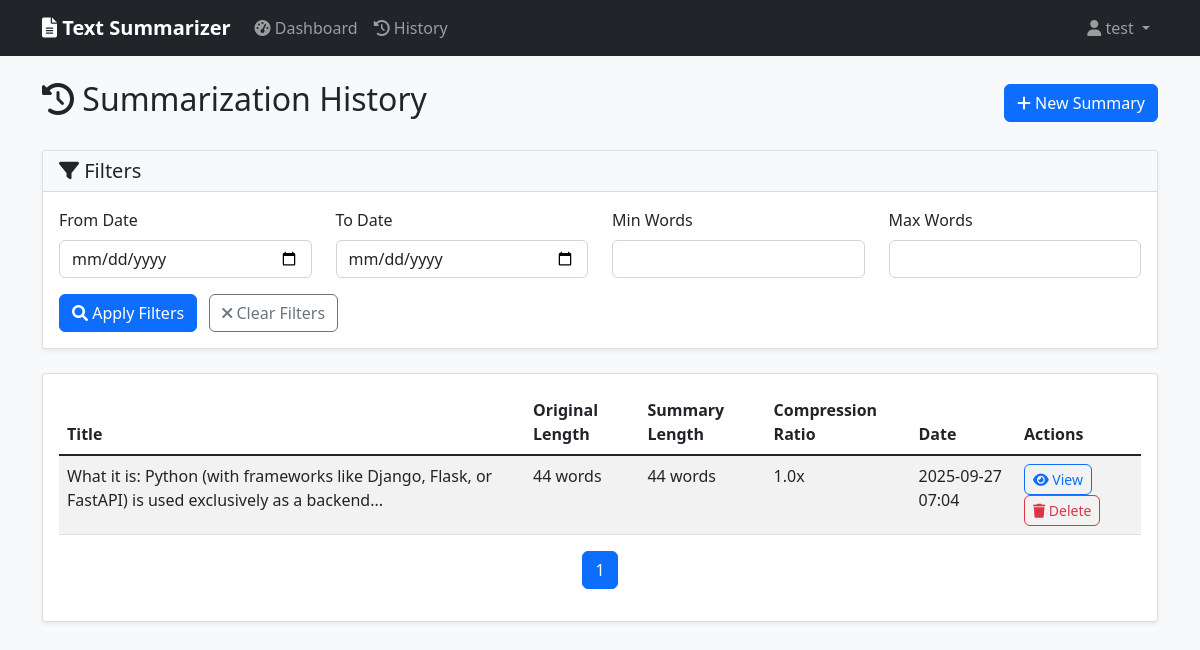
The page /history (signed in) on the database its author committed.
### models.py (models this page shows, shortened)
class User(UserMixin, db.Model):
    id = db.Column(db.Integer, primary_key=True)
    username = db.Column(db.String(80), unique=True, nullable=False)
    email = db.Column(db.String(120), unique=True, nullable=False)
    password_hash = db.Column(db.String(128))
    created_at = db.Column(db.DateTime, default=datetime.utcnow)
    is_active = db.Column(db.Boolean, default=True)
    summaries = db.relationship('Summary', backref='user', lazy=True)

class Summary(db.Model):
    id = db.Column(db.Integer, primary_key=True)
    original_text = db.Column(db.Text, nullable=False)
    summary_text = db.Column(db.Text, nullable=False)
    summary_length = db.Column(db.Integer, nullable=False)
    original_length = db.Column(db.Integer, nullable=False)
    compression_ratio = db.Column(db.Float, nullable=False)
    created_at = db.Column(db.DateTime, default=datetime.utcnow)
    user_id = db.Column(db.Integer, db.ForeignKey('user.id'), nullable=False)
    title = db.Column(db.String(200))
    language = db.Column(db.String(10), default='english')

### app.py (the view)
@app.route('/history')
@login_required
def history():
    page = request.args.get('page', 1, type=int)
    per_page = 10
    date_from = request.args.get('date_from')
    date_to = request.args.get('date_to')
    min_length = request.args.get('min_length', type=int)
    max_length = request.args.get('max_length', type=int)
    query = Summary.query.filter_by(user_id=current_user.id)
    if date_from:
        query = query.filter(Summary.created_at >= datetime.strptime(date_from, '%Y-%m-%d'))
    if date_to:
        query = query.filter(Summary.created_at <= datetime.strptime(date_to, '%Y-%m-%d'))
    if min_length:
        query = query.filter(Summary.original_length >= min_length)
    if max_length:
        query = query.filter(Summary.original_length <= max_length)
    summaries = query.order_by(Summary.created_at.desc()).paginate(
        page=page, per_page=per_page, error_out=False
    )
    return render_template('history.html', summaries=summaries)

### app.py (called while the page is built)
@login_manager.user_loader
def load_user(user_id):
    return User.query.get(int(user_id))

### templates/history.html (shortened to what this page needs)
{% extends "base.html" %}
{% block content %}
<div class="d-flex justify-content-between align-items-center mb-4">
    <h2><i class="fas fa-history"></i> Summarization History</h2>
    <a href="{{ url_for('dashboard') }}" class="btn btn-primary">
        <i class="fas fa-plus"></i> New Summary
    </a>
</div>
<div class="card mb-4">
    <div class="card-header">
        <h5 class="card-title mb-0"><i class="fas fa-filter"></i> Filters</h5>
    </div>
    <div class="card-body">
        <form method="GET" action="{{ url_for('history') }}">
            <div class="row">
                <div class="col-md-3">
                    <label for="date_from" class="form-label">From Date</label>
                    <input type="date" class="form-control" id="date_from" name="date_from" value="{{ request.args.get('date_from', '') }}">
                </div>
                <div class="col-md-3">
                    <label for="date_to" class="form-label">To Date</label>
                    <input type="date" class="form-control" id="date_to" name="date_to" value="{{ request.args.get('date_to', '') }}">
                </div>
                <div class="col-md-3">
                    <label for="min_length" class="form-label">Min Words</label>
                    <input type="number" class="form-control" id="min_length" name="min_length" value="{{ request.args.get('min_length', '') }}">
                </div>
                <div class="col-md-3">
                    <label for="max_length" class="form-label">Max Words</label>
                    <input type="number" class="form-control" id="max_length" name="max_length" value="{{ request.args.get('max_length', '') }}">
                </div>
            </div>
            <div class="row mt-3">
                <div class="col-md-12">
                    <button type="submit" class="btn btn-primary me-2">
                        <i class="fas fa-search"></i> Apply Filters
                    </button>
                    <a href="{{ url_for('history') }}" class="btn btn-outline-secondary">
                        <i class="fas fa-times"></i> Clear Filters
                    </a>
                </div>
            </div>
        </form>
    </div>
</div>
<div class="card">
    <div class="card-body">
        {% if summaries.items %}
        <div class="table-responsive">
            <table class="table table-striped">
                <thead>
                    <tr>
                        <th>Title</th>
                        <th>Original Length</th>
                        <th>Summary Length</th>
                        <th>Compression Ratio</th>
                        <th>Date</th>
                        <th>Actions</th>
                    </tr>
                </thead>
                <tbody>
                    {% for summary in summaries.items %}
                    <tr>
                        <td>{{ summary.title }}</td>
                        <td>{{ summary.original_length }} words</td>
                        <td>{{ summary.summary_length }} words</td>
                        <td>{{ "%.1f"|format(summary.compression_ratio) }}x</td>
                        <td>{{ summary.created_at.strftime('%Y-%m-%d %H:%M') }}</td>
                        <td>
                            <a href="{{ url_for('view_summary', summary_id=summary.id) }}" class="btn btn-sm btn-outline-primary">
                                <i class="fas fa-eye"></i> View
                            </a>
                            <form method="POST" action="{{ url_for('delete_summary', summary_id=summary.id) }}" class="d-inline" onsubmit="return confirm('Are you sure you want to delete this summary?')">
                                <button type="submit" class="btn btn-sm btn-outline-danger">
                                    <i class="fas fa-trash"></i> Delete
                                </button>
                            </form>
                        </td>
                    </tr>
                    {% endfor %}
                </tbody>
            </table>
        </div>
        <nav aria-label="Page navigation">
            <ul class="pagination justify-content-center">
                {% for page_num in summaries.iter_pages() %}
                {% if page_num %}
                <li class="page-item {% if page_num == summaries.page %}active{% endif %}">
                    <a class="page-link" href="{{ url_for('history', page=page_num, **request.args) }}">{{ page_num }}</a>
                </li>
                {% else %}
                <li class="page-item disabled"><span class="page-link">...</span></li>
                {% endif %}
                {% endfor %}
            </ul>
        </nav>
        {% endif %}
    </div>
</div>
{% endblock %}

### templates/base.html (shortened to what this page needs)
<!DOCTYPE html>
<html lang="en">
<head>
    <link href="https://cdn.jsdelivr.net/npm/bootstrap@5.1.3/dist/css/bootstrap.min.css" rel="stylesheet">
    <link href="https://cdnjs.cloudflare.com/ajax/libs/font-awesome/6.0.0/css/all.min.css" rel="stylesheet">
    <link href="{{ url_for('static', filename='css/style.css') }}" rel="stylesheet">
</head>
<body>
    <nav class="navbar navbar-expand-lg navbar-dark bg-dark">
        <div class="container">
            <a class="navbar-brand" href="{{ url_for('index') }}">
                <i class="fas fa-file-alt"></i> Text Summarizer
            </a>
            <div class="collapse navbar-collapse" id="navbarNav">
                <ul class="navbar-nav me-auto">
                    {% if current_user.is_authenticated %}
                    <li class="nav-item">
                        <a class="nav-link" href="{{ url_for('dashboard') }}">
                            <i class="fas fa-tachometer-alt"></i> Dashboard
                        </a>
                    </li>
                    <li class="nav-item">
                        <a class="nav-link" href="{{ url_for('history') }}">
                            <i class="fas fa-history"></i> History
                        </a>
                    </li>
                    {% endif %}
                </ul>
                <ul class="navbar-nav">
                    {% if current_user.is_authenticated %}
                    <li class="nav-item dropdown">
                        <a class="nav-link dropdown-toggle" href="#" id="navbarDropdown" role="button" data-bs-toggle="dropdown">
                            <i class="fas fa-user"></i> {{ current_user.username }}
                        </a>
                    </li>
                    {% endif %}
                </ul>
            </div>
        </div>
    </nav>
    <div class="container mt-4">
        {% block content %}{% endblock %}
    </div>
</body>
</html>

### static/css/style.css (style rules this page uses)
body { background-color: #f8f9fa; }
.card { box-shadow: 0 0.125rem 0.25rem rgba(0, 0, 0, 0.075); border: 1px solid rgba(0, 0, 0, 0.125); }
.card-header { background-color: #f8f9fa; border-bottom: 1px solid rgba(0, 0, 0, 0.125); }
.navbar-brand { font-weight: 600; }
.table th { border-top: none; font-weight: 600; }
.btn { border-radius: 0.375rem; }
.form-control, .form-select { border-radius: 0.375rem; }
.pagination .page-item .page-link { border-radius: 0.375rem; margin: 0 2px; }

### rows shown on the page
User: username "test"
Summary: title "What it is: Python (with frameworks like Django, Flask, or FastAPI) is used exclusively as a backend...", original_length "44", summary_length "44", compression_ratio "1.0", created_at "2025-09-27 07:04"

### other values the page prints
{{ page_num }} "1"
